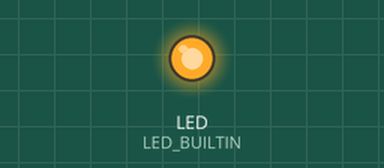
Simulated run of this sketch. Board: Raspberry Pi Pico W. Shown: output pins drawn as LEDs (lit = HIGH). WiFi joins after 1.5 s; servers stay silent unless stated.

Above: at 1.6 s.
At 2.6 s:
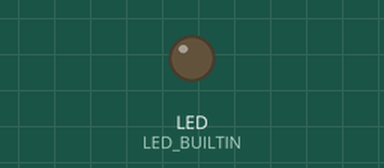
Timing chart, 0 to 4.1 s (numbered marks = the images above):
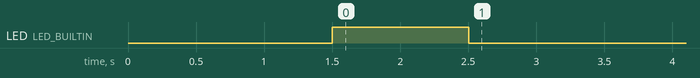

The sketch:

Battery_Voltage_testing.ino
```cpp
#include <WiFi.h>
#include <WiFiUdp.h>

#define bat_pin 26
#define diode_vol_drop 0.7

#ifndef APSSID
#define APSSID "PicoW"
#define APPSW "password"
#endif
#define UDP_PKT_MAX_SIZE 16

unsigned int localPort = 8888;
char packetBuffer[UDP_PKT_MAX_SIZE + 1];
char ReplyBuffer[20]; // a string to send back

WiFiUDP Udp;  // Object for WiFi UDP class

void setup() {
  pinMode(LED_BUILTIN, OUTPUT);
  digitalWrite(LED_BUILTIN, LOW);

  pinMode(bat_pin, INPUT);
  Serial.begin(115200);

  WiFi.mode(WIFI_AP);
  WiFi.begin(APSSID, APPSW);
  while (WiFi.status() != WL_CONNECTED) {
        Serial.print(".");
        delay(500);
  }
  Udp.begin(localPort);
  digitalWrite(LED_BUILTIN, HIGH);
  delay(1000);
  digitalWrite(LED_BUILTIN, LOW);
}

void loop() {
    int packetSize = Udp.parsePacket();
    if(packetSize) {
        float reading = analogRead(bat_pin) * 3.3 / 1023 * 1300 / 1000 + diode_vol_drop;
        // put this reading into the buffer
        sprintf(ReplyBuffer, "%f", reading);
        // send the reading back to the sender
        Udp.beginPacket(Udp.remoteIP(), 8888);
        Udp.write(ReplyBuffer);
        Udp.endPacket();
        digitalWrite(LED_BUILTIN, HIGH);
    }

    delay(100);
    digitalWrite(LED_BUILTIN, LOW);
}
```
